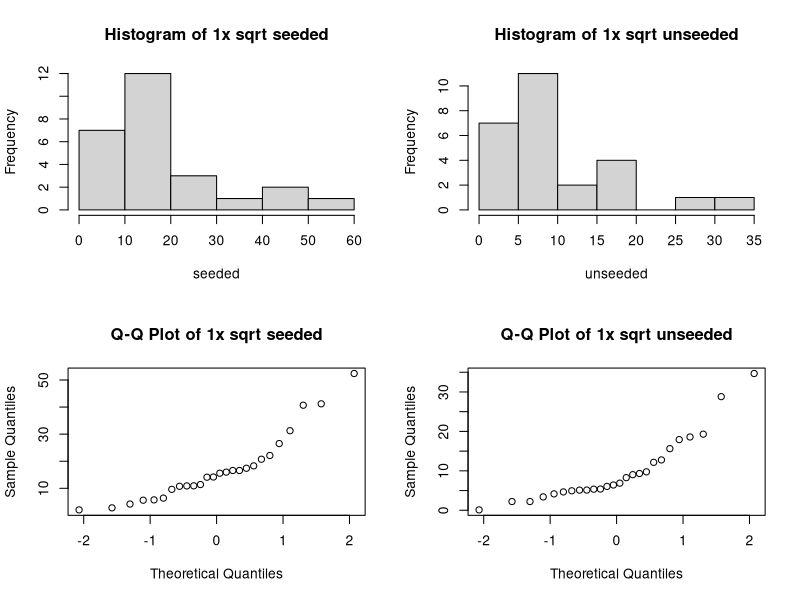
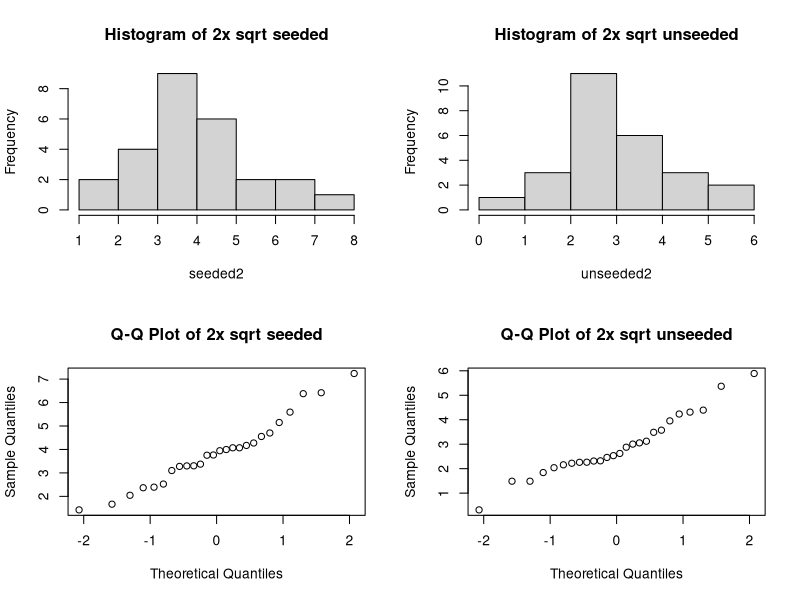

The R script that drew these images, in order:
setwd("S:/Shared/Documents/Study/VU/MSc Year 1/Experimental Design and Data Analysis/Assignments/Assignment 1")
dataset = read.table('./Datasets/clouds.txt', header = TRUE)
par(mfrow=c(2,2))
# 1x sqrt
seeded = sqrt(dataset$seeded)
unseeded = sqrt(dataset$unseeded)
hist(seeded, main=("Histogram of 1x sqrt seeded"))
hist(unseeded, main=("Histogram of 1x sqrt unseeded"))
qqnorm(seeded, main=("Q-Q Plot of 1x sqrt seeded"))
qqnorm(unseeded, main=("Q-Q Plot of 1x sqrt unseeded"))
t.test(seeded, unseeded,paired = FALSE, conf.level = 0.95, exact=FALSE)
wilcox.test(seeded, unseeded,paired = FALSE, conf.level = 0.95, exact=FALSE)
ks.test(seeded, unseeded,paired = FALSE, conf.level = 0.95, exact=FALSE)

# 2x sqrt
seeded2 = sqrt(seeded)
unseeded2 = sqrt(unseeded)
hist(seeded2,  main=("Histogram of 2x sqrt seeded"))
hist(unseeded2,main=("Histogram of 2x sqrt unseeded"))
qqnorm(seeded2,main=("Q-Q Plot of 2x sqrt seeded"))
qqnorm(unseeded2, main=("Q-Q Plot of 2x sqrt unseeded"))
t.test(seeded2, unseeded2,paired = FALSE, conf.level = 0.95, exact=FALSE)
wilcox.test(seeded2, unseeded2,paired = FALSE, conf.level = 0.95, exact=FALSE)
ks.test(seeded2, unseeded2,paired = FALSE, conf.level = 0.95, exact=FALSE)